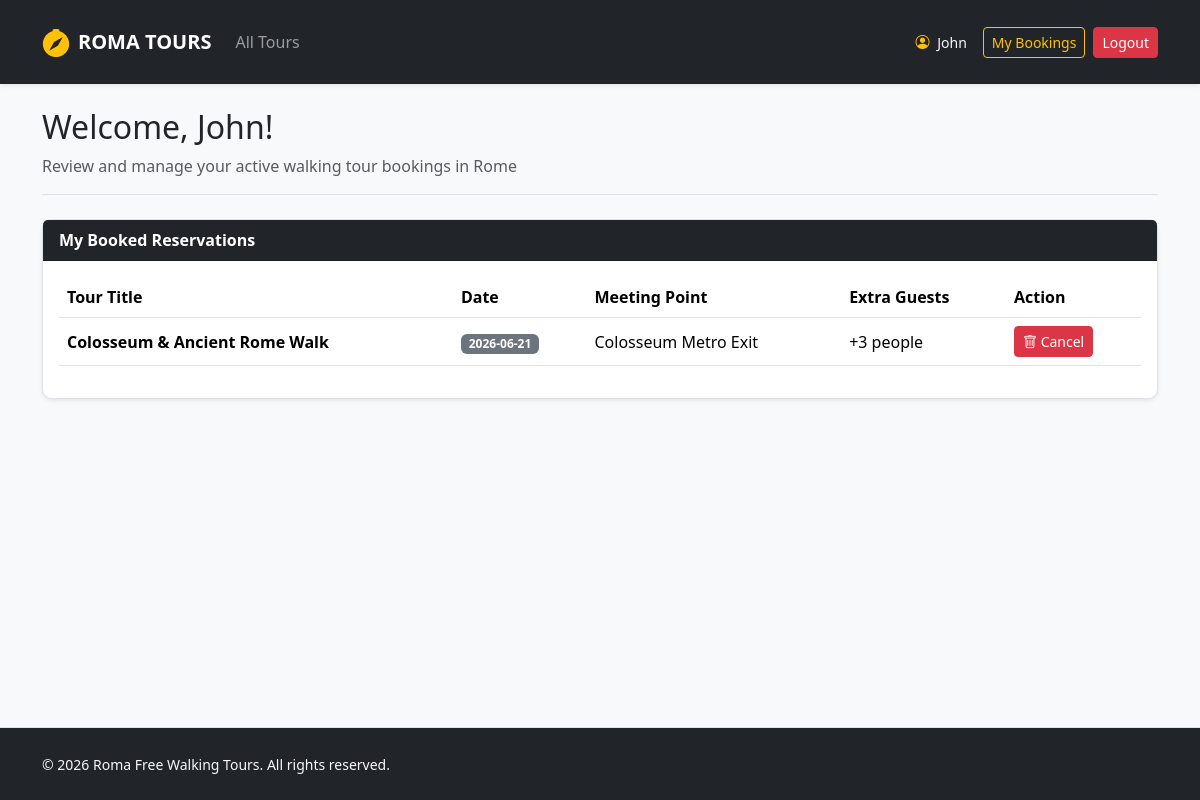
/participant/profile (signed in), run on an earlier commit of the app's database.
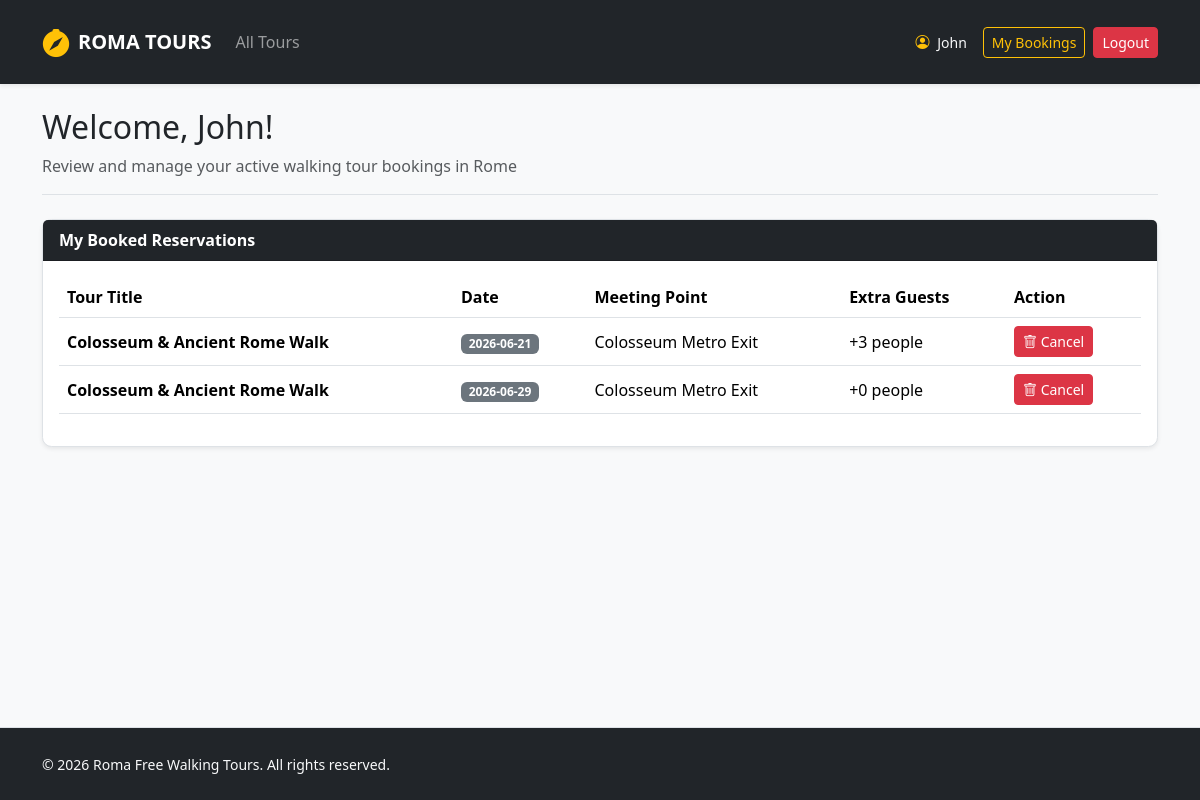
And on a later commit of the database.
### tables this page shows
CREATE TABLE users (
            id INTEGER PRIMARY KEY AUTOINCREMENT,
            name TEXT NOT NULL,
            surname TEXT NOT NULL,
            email TEXT UNIQUE NOT NULL,
            password TEXT NOT NULL,
            role TEXT CHECK(role IN ('guide', 'participant', 'administrator')) NOT NULL,
            languages TEXT
        );

CREATE TABLE reservations (
            id INTEGER PRIMARY KEY AUTOINCREMENT,
            tour_id INTEGER NOT NULL,
            participant_id INTEGER NOT NULL,
            tour_date TEXT NOT NULL,
            additional_count INTEGER DEFAULT 0,
            additional_names TEXT,
            FOREIGN KEY (tour_id) REFERENCES tours(id) ON DELETE CASCADE,
            FOREIGN KEY (participant_id) REFERENCES users(id) ON DELETE CASCADE
        );

CREATE TABLE tours (
            id INTEGER PRIMARY KEY AUTOINCREMENT,
            guide_id INTEGER NOT NULL,
            title TEXT NOT NULL,
            meeting_point TEXT NOT NULL,
            duration INTEGER NOT NULL,
            language TEXT NOT NULL,
            max_participants INTEGER NOT NULL,
            description TEXT NOT NULL,
            stops TEXT NOT NULL,
            photos TEXT NOT NULL,
            FOREIGN KEY (guide_id) REFERENCES users(id) ON DELETE CASCADE
        );

### routes/auth_routes.py (the view)
@auth_bp.route("/participant/profile")
@login_required
@participant_required
def profile_participant():
    from dao.reservations_dao import get_participant_reservations
    my_bookings = get_participant_reservations(current_user.id)
    return render_template("profile_participant.html", bookings=my_bookings)

### app.py (called while the page is built)
@login_manager.user_loader
def load_user(user_id):
    db_user = get_user_by_id(user_id)
    if db_user:
        return User(
            id=db_user["id"], name=db_user["name"], surname=db_user["surname"],
            email=db_user["email"], role=db_user["role"], languages=db_user["languages"]
        )
    return None

### dao/reservations_dao.py (called while the page is built)
def get_participant_reservations(p_part_id):
    query = """
        SELECT r.id as res_id, r.tour_date, r.additional_count, t.title, t.meeting_point
        FROM reservations r
        JOIN tours t ON r.tour_id = t.id
        WHERE r.participant_id = ?
    """
    conn = sqlite3.connect(DB_FILE_PATH)
    conn.row_factory = sqlite3.Row
    cursor = conn.cursor()
    cursor.execute(query, (p_part_id,))
    res = cursor.fetchall()
    cursor.close()
    conn.close()
    return res

### dao/users_dao.py (called while the page is built)
def get_user_by_id(p_id):
    query = "SELECT * FROM users WHERE id = ?"
    conn = sqlite3.connect("roma_tours.db")
    conn.row_factory = sqlite3.Row
    cursor = conn.cursor()
    cursor.execute(query, (p_id,))
    db_user = cursor.fetchone()
    cursor.close()
    conn.close()
    return db_user

### routes/auth_routes.py (called while the page is built)
def participant_required(f):
    @wraps(f)
    def decorated_function(*args, **kwargs):
        if not current_user.is_authenticated or current_user.role != 'participant':
            flash("Only participants can access this page.", "danger")
            return redirect(url_for("home"))
        return f(*args, **kwargs)
    return decorated_function

### templates/profile_participant.html (shortened to what this page needs)
{% extends 'base.html' %}
{% block content %}
<div class="col-12">
  <div class="mb-4 border-bottom pb-3">
    <h2>Welcome, {{ current_user.name }}!</h2>
    <p class="text-muted mb-0">Review and manage your active walking tour bookings in Rome</p>
  </div>
  <div class="card shadow-sm border">
    <div class="card-header bg-dark text-white fw-bold">My Booked Reservations</div>
    <div class="card-body">
      {% if bookings %}
      <div class="table-responsive">
        <table class="table table-hover align-middle">
          <thead>
            <tr>
              <th>Tour Title</th>
              <th>Date</th>
              <th>Meeting Point</th>
              <th>Extra Guests</th>
              <th>Action</th>
            </tr>
          </thead>
          <tbody>
            {% for b in bookings %}
            <tr>
              <td><strong>{{ b.title }}</strong></td>
              <td><span class="badge bg-secondary">{{ b.tour_date }}</span></td>
              <td>{{ b.meeting_point }}</td>
              <td>+{{ b.additional_count}} people</td>
              <td>
                <form action="{{ url_for('participant.cancel_booking', res_id=b.res_id) }}"
                      method="POST"
                      onsubmit="return confirm('Are you sure you want to cancel this booking?');">
                  <button type="submit" class="btn btn-danger btn-sm">
                    <i class="bi bi-trash"></i> Cancel
                  </button>
                </form>
              </td>
            </tr>
            {% endfor %}
          </tbody>
        </table>
      </div>
      {% else %}
      <div class="py-4 text-center text-muted">
         <i class="bi bi-calendar-check fs-2 mb-2 d-block text-secondary"></i>
         <p class="mb-0 small">You have no active tour reservations. Go to the home page to explore historical walks!</p>
      </div>
      {% endif %}
    </div>
  </div>
</div>
{% endblock %}

### templates/base.html (shortened to what this page needs)
<!DOCTYPE html>
<html lang="en">
<head>
  <link href="https://cdn.jsdelivr.net/npm/bootstrap@5.3.2/dist/css/bootstrap.min.css" rel="stylesheet">
  <link rel="stylesheet" href="https://cdn.jsdelivr.net/npm/bootstrap-icons@1.11.3/font/bootstrap-icons.min.css">
  <link rel="stylesheet" href="{{ url_for('static', filename='css/styles.css') }}">
</head>
<body class="d-flex flex-column min-vh-100">
  <header>
    <nav class="navbar navbar-expand-lg navbar-dark bg-dark shadow-sm py-3 mb-4">
      <div class="container">
        <a class="navbar-brand d-flex align-items-center fw-bold text-uppercase tracking-wider" href="{{ url_for('roma_tours') }}">
          <i class="bi bi-compass-fill me-2 text-warning fs-3"></i> Roma Tours
        </a>
        <div class="collapse navbar-collapse" id="mainNav">
          <ul class="navbar-nav me-auto mb-2 mb-lg-0">
            <li class="nav-item">
              <a class="nav-link {% if request.endpoint == 'home' %}active{% endif %}" href="{{ url_for('home') }}">All Tours</a>
            </li>
          </ul>
          <div class="d-flex align-items-center gap-2">
            {% if current_user.is_authenticated %}
              <span class="text-light me-2 small">
                <i class="bi bi-person-circle me-1 text-warning"></i> {{ current_user.name }}
              </span>
              {% if current_user.role == 'administrator' %}
                <a href="{{ url_for('auth.profile_admin') }}" class="btn btn-outline-warning btn-sm">Admin Dashboard</a>
              {% elif current_user.role == 'guide' %}
                <a href="{{ url_for('auth.profile_guide') }}" class="btn btn-outline-warning btn-sm">Guide Profile</a>
              {% else %}
                <a href="{{ url_for('auth.profile_participant') }}" class="btn btn-outline-warning btn-sm">My Bookings</a>
              {% endif %}
              <a href="{{ url_for('auth.logout') }}" class="btn btn-danger btn-sm">Logout</a>
            {% endif %}
          </div>
        </div>
      </div>
    </nav>
  </header>
  <main class="container flex-grow-1">
    <div class="row g-4">
      {% block content %}{% endblock %}
    </div>
  </main>
  <footer class="mt-auto border-top bg-dark text-light">
    <div class="container py-4">
      <div class="row align-items-center">
        <div class="col-12 col-md-6 text-center text-md-start">
          <span class="small">© 2026 Roma Free Walking Tours. All rights reserved.</span>
        </div>
      </div>
    </div>
  </footer>
</body>
</html>

### static/css/styles.css (style rules this page uses)
body { background-color: #f8f9fa; font-family: 'Segoe UI', Tahoma, Geneva, Verdana, sans-serif; font-size: 1rem; }
.card { border: none; border-radius: 0.6rem; transition: transform 0.2s ease, box-shadow 0.2s ease; }

What changed in the data, as far as the page shows it:
added reservations: title "Colosseum & Ancient Rome Walk", tour_date "2026-06-29", meeting_point "Colosseum Metro Exit", additional_count "0"
